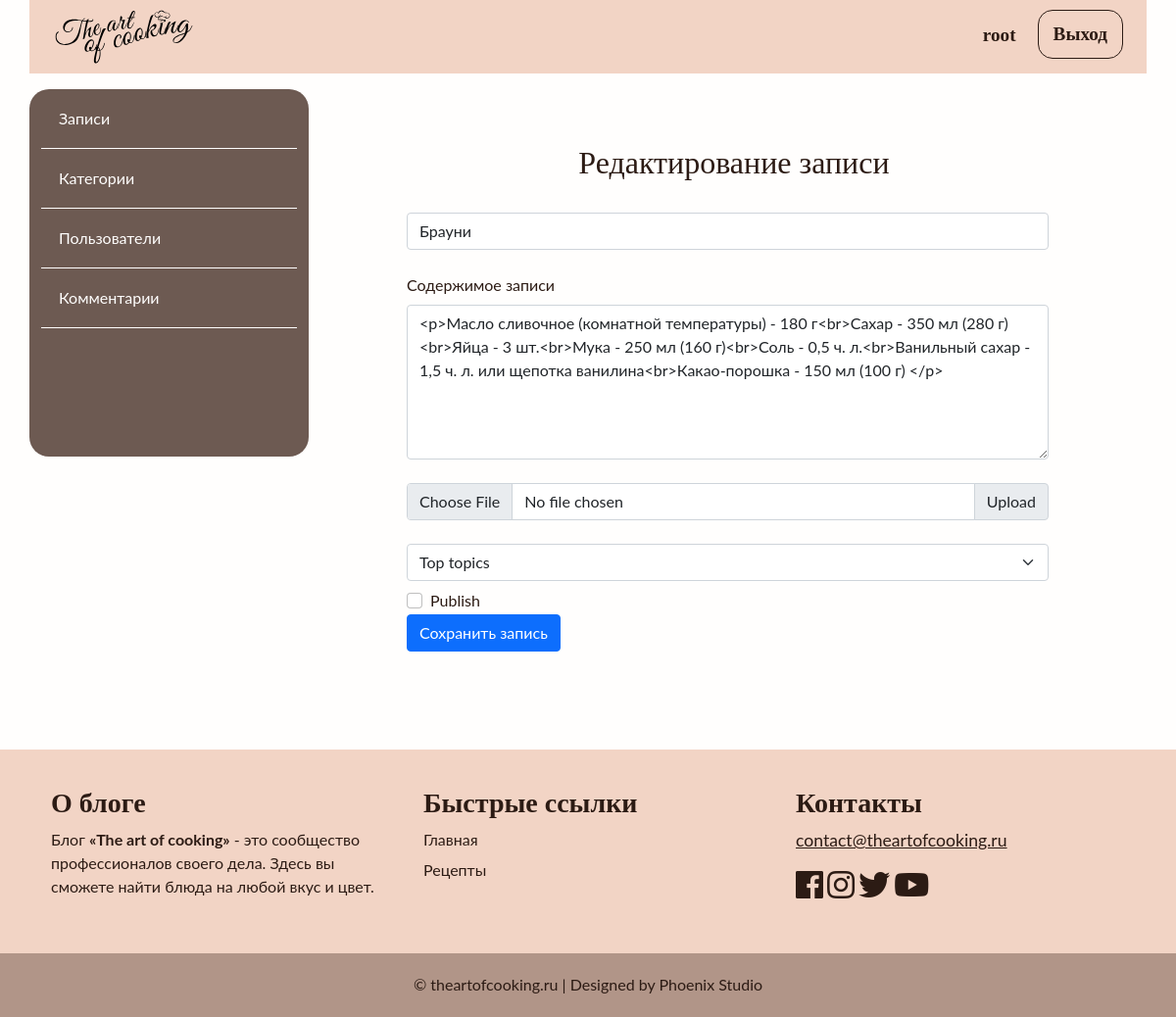
Before: /admin/posts/edit.php?id=32 (signed in) with the older database file.
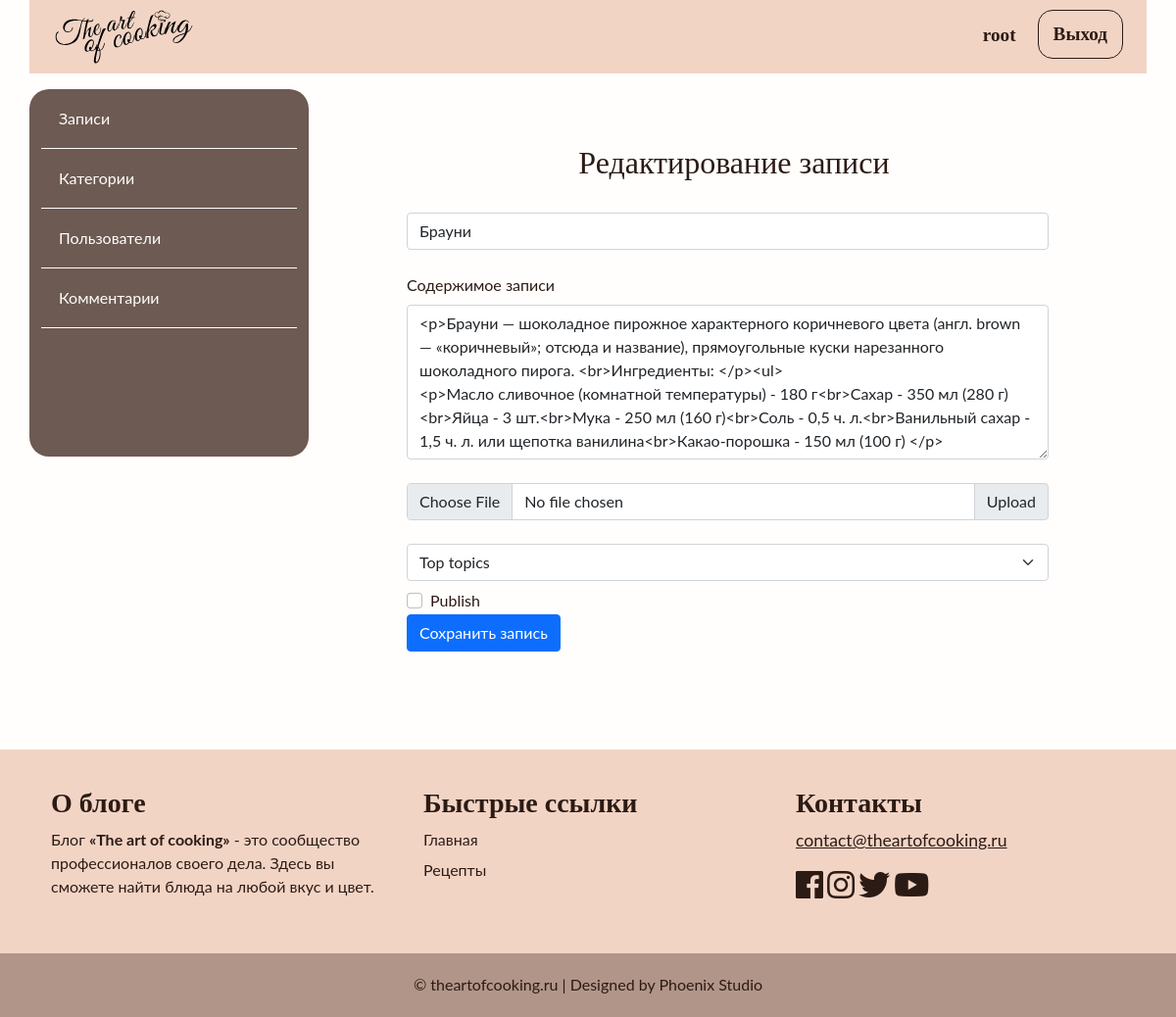
After: the same page with the newer database file.
### tables this page shows
CREATE TABLE `posts` (
  `id` int NOT NULL,
  `id_user` int NOT NULL,
  `title` varchar(255) NOT NULL,
  `img` varchar(255) NOT NULL,
  `content` text NOT NULL,
  `status` tinyint NOT NULL,
  `id_topic` int DEFAULT NULL,
  `created_date` datetime NOT NULL DEFAULT CURRENT_TIMESTAMP
);

### app/database/db.php (called while the page is built, shortened)
<?php
require 'connect.php';
function dbCheckError($query){
    $errInfo = $query->errorInfo();
    return true;
}
function selectAll($table, $params = []){
    global $pdo;
    $sql = "SELECT * FROM $table";
    $query = $pdo->prepare($sql);
    $query->execute();
    return $query->fetchAll();
}
function selectOne($table, $params = []){
    global $pdo;
    $sql = "SELECT * FROM $table";
    if(!empty($params)){
        $i = 0;
        foreach ($params as $key => $value){
            if ($i === 0){
                $sql = $sql . " WHERE $key=$value";
            }else{
                $sql = $sql . " AND $key=$value";
            }
            $i++;
        }
    }
    $query = $pdo->prepare($sql);
    $query->execute();
    return $query->fetch();
}

### app/controllers/posts.php (called while the page is built, shortened)
<?php
include SITE_ROOT . "/app/database/db.php";
$errMsg = [];
$topics = selectAll('topics');
if($_SERVER['REQUEST_METHOD'] === 'GET' && isset($_GET['id'])){
    $post = selectOne('posts', ['id' => $_GET['id']]);
}
if($_SERVER['REQUEST_METHOD'] === 'POST' && isset($_POST['edit_post'])){
    $id =  $_POST['id'];
    $title = trim($_POST['title']);
    $content = trim($_POST['content']);
    $topic = trim($_POST['topic']);
    $publish = isset($_POST['publish']) ? 1 : 0;
    if (!empty($_FILES['img']['name'])){
        $imgName = time() . "_" . $_FILES['img']['name'];
        $fileTmpName = $_FILES['img']['tmp_name'];
        $fileType = $_FILES['img']['type'];
        $destination = ROOT_PATH . "\assets\images\posts\\" . $imgName;
        if (strpos($fileType, 'image') === false) {
            array_push($errMsg, "Подгружаемый файл не является изображением!");
        }else{
            $result = move_uploaded_file($fileTmpName, $destination);
            if ($result){
                $_POST['img'] = $imgName;
            }else{
                array_push($errMsg, "Ошибка загрузки изображения на сервер");
            }
        }
    }else{
        array_push($errMsg, "Ошибка получения картинки");
    }
        $post = [
            'id_user' => $_SESSION['id'],
            'title' => $title,
            'content' => $content,
            'img' => $_POST['img'],
            'status' => $publish,
            'id_topic' => $topic
        ];
        $post = update('posts', $id, $post);
        header('location: ' . BASE_URL . 'admin/posts/index.php');
}else{
    $publish = isset($_POST['publish']) ? 1 : 0;
}

### admin/posts/edit.php (the view, shortened to what this page needs)
<?php
include "../../app/controllers/posts.php";
?>
<!doctype html>
<html lang="ru">
<head>
    <link href="https://cdn.jsdelivr.net/npm/bootstrap@5.0.0-beta2/dist/css/bootstrap.min.css" rel="stylesheet">
    <link rel="stylesheet" href="https://use.fontawesome.com/releases/v5.7.2/css/all.css"
>
    <link rel="stylesheet" href="../../assets/css/admin.css">
</head>
<body>
<?php include("../../app/include/header-admin.php"); ?>
<div class="container">
    <?php include "../../app/include/sidebar-admin.php"; ?>
    <div class="posts col-9">
        <div class="row title-table">
            <h2>Редактирование записи</h2>
        </div>
        <div class="row add-post">
            <div class="mb-12 col-12 col-md-12 err">
            </div>
            <form action="edit.php" method="post" enctype="multipart/form-data">
                <div class="col mb-4">
                    <input value="<?=$post['title']; ?>" name="title" type="text" class="form-control" placeholder="Title" aria-label="Название статьи">
                </div>
                <div class="col">
                    <label for="editor" class="form-label">Содержимое записи</label>
                    <textarea name="content" id="editor" class="form-control" rows="6"><?=$post['content']; ?></textarea>
                </div>
                <div class="input-group col mb-4 mt-4">
                    <input name="img" type="file" class="form-control" id="inputGroupFile02">
                    <label class="input-group-text" for="inputGroupFile02">Upload</label>
                </div>
                <select name="topic" class="form-select mb-2" aria-label="Default select example">
                    <?php foreach ($topics as $key => $topic): ?>
                        <option value="<?=$topic['id']; ?>"><?=$topic['name'];?></option>
                    <?php endforeach; ?>
                </select>
                <div class="form-check">
                    <?php if (empty($publish) && $publish == 0): ?>
                        <input name="publish" class="form-check-input" type="checkbox" id="flexCheckChecked">
                        <label class="form-check-label" for="flexCheckChecked">
                            Publish
                        </label>
                    <?php endif; ?>
                </div>
                <div class="col col-6">
                    <button name="edit_post" class="btn btn-primary" type="submit">Сохранить запись</button>
                </div>
            </form>
        </div>
    </div>
</div>
</div>
<?php include("../../app/include/footer.php"); ?>
</body>
</html>

Changed rows visible on the page:
changed posts "Брауни": content "<p>Масло сливочное (комнатной температуры)…" → "<p>Брауни — шоколадное пирожное характерного коричневого цвета (англ. brown — «коричневый»; отсюда и название), прямоугольные куски нарезанного шоколадного пирога. <br>Ингредиенты: </p><ul> <p>Масло сливочное (комнатной температуры)…"
